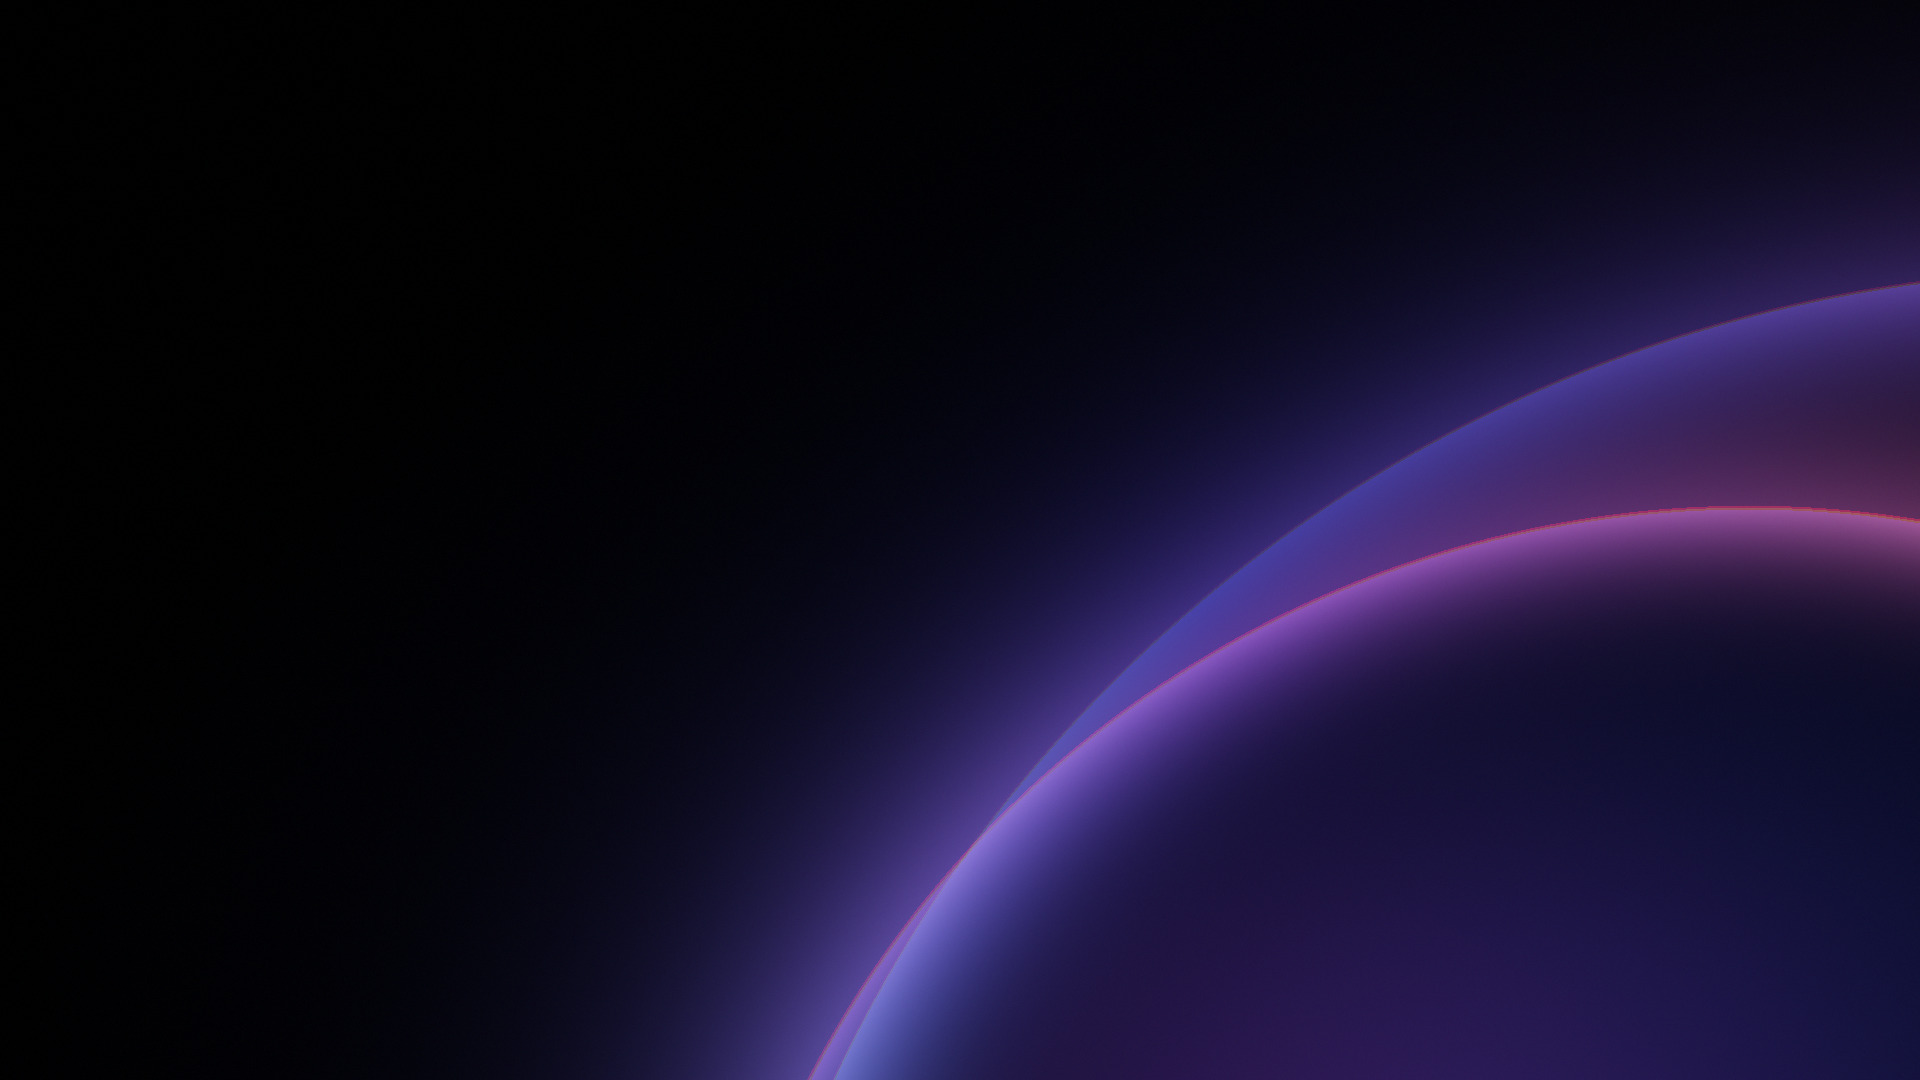

The script that saved this image:
# Liquid glass wallpaper: on deep black, the edge of two large glass discs rising from the lower right. Each disc
# glows along its rim (Fresnel: brightest at the edge, fading inward), with a faint colour split like real glass,
# and the colour turns slowly around the rim. Light adds where they overlap and is tone mapped, so it glows instead
# of clipping. The top left stays black for the clock. Deterministic.
# Usage: python3 wallpaper.py wallpaper.jpg [preview.png] (needs numpy and Pillow).
import sys, numpy as np
from PIL import Image, ImageFilter

W, H = 1920, 1080
x = np.linspace(0, W / H, W, dtype=np.float32)[None, :]   # square pixels: x runs 0..1.78
y = np.linspace(0, 1, H, dtype=np.float32)[:, None]
X = np.broadcast_to(x, (H, W)); Y = np.broadcast_to(y, (H, W))
def hexc(h): return np.array([int(h[i:i+2], 16) / 255 for i in (1, 3, 5)], np.float32)
def blur(a, r):
    if a.ndim == 3: return np.stack([blur(a[..., i], r) for i in range(3)], -1)
    m = a.max() or 1
    im = Image.fromarray(np.clip(a / m * 65535, 0, 65535).astype(np.uint16))
    im = Image.fromarray(np.clip(a / m * 255, 0, 255).astype(np.uint8)).filter(ImageFilter.GaussianBlur(r))
    return np.asarray(im, np.float32) / 255 * m

light = np.zeros((H, W, 3), np.float32)
veil = np.ones((H, W), np.float32)          # how much of what is behind a disc shows through it

def disc(cx, cy, R, rim, glow, cols, power, split, body):
    global light, veil
    dx, dy = X - cx, Y - cy
    r = np.sqrt(dx * dx + dy * dy)
    th = np.arctan2(dy, dx)                  # angle round the rim
    k = np.clip((th - th.min()) / (np.ptp(th) + 1e-6), 0, 1)
    # Colour round the rim: a smooth walk through the given stops.
    stops = np.linspace(0, 1, len(cols))
    col = np.stack([np.interp(k, stops, [c[i] for c in cols]) for i in range(3)], -1)
    for ch, off in ((0, split), (1, 0.0), (2, -split)):
        d = r - (R + off)
        inner = np.where(d < 0, np.exp(d / rim), 0)            # Fresnel: bright at the edge, fading in
        outer = np.where(d >= 0, np.exp(-d / glow) * 0.35, 0)  # a soft halo outside
        light[..., ch] += power * col[..., ch] * (inner + outer)
    inside = np.clip(-(r - R) * H / 2, 0, 1)
    veil = veil * (1 - body * inside)

INK = hexc("#000000")
BLUE, AZURE, VIOLET, ORCHID, ROSE, AMBER = map(hexc, ["#1E3BFF", "#3D8BFF", "#7B4DFF", "#C04BFF", "#FF5FA8", "#FFB36B"])
# Back disc: big, cool, quiet. Front disc: smaller, warmer, brighter. Centres off screen at the lower right.
disc(1.95, 1.55, 1.30, 0.050, 0.10, [AZURE, BLUE, VIOLET], 0.60, 0.0015, 0.25)
disc(1.62, 1.45, 0.98, 0.034, 0.08, [VIOLET, ORCHID, ROSE], 0.80, 0.0018, 0.30)

# What the glass refracts: a deep, dim gradient behind everything, mostly at the lower right.
base = np.zeros((H, W, 3), np.float32)
base += (hexc("#0A0F3A") * 1.0)[None, None] * np.exp(-(((X - 1.55) / 0.75) ** 2 + ((Y - 1.05) / 0.60) ** 2))[..., None]
base += (hexc("#2A0D3A") * 0.9)[None, None] * np.exp(-(((X - 1.25) / 0.45) ** 2 + ((Y - 1.10) / 0.35) ** 2))[..., None]
img = base * (0.55 + 0.45 * veil[..., None]) + light
img += blur(light, 46) * 0.30                               # bloom
img = 1 - np.exp(-img * 1.20)                               # tone map: glow without clipping
# Black top left for the clock, and a soft vignette.
img *= (1 - 0.85 * np.exp(-((X / 0.95) ** 2 + (Y / 0.55) ** 2)))[..., None]
img = np.clip(img, 0, 1) ** (1 / 1.08)
rng = np.random.default_rng(11)
img += rng.normal(0, 1.0 / 255, img.shape).astype(np.float32)
out = Image.fromarray(np.clip(img * 255 + 0.5, 0, 255).astype(np.uint8))
out.save(sys.argv[1], quality=92, optimize=True, progressive=True, subsampling=0)
if len(sys.argv) > 2: out.resize((960, 540), Image.LANCZOS).save(sys.argv[2])
